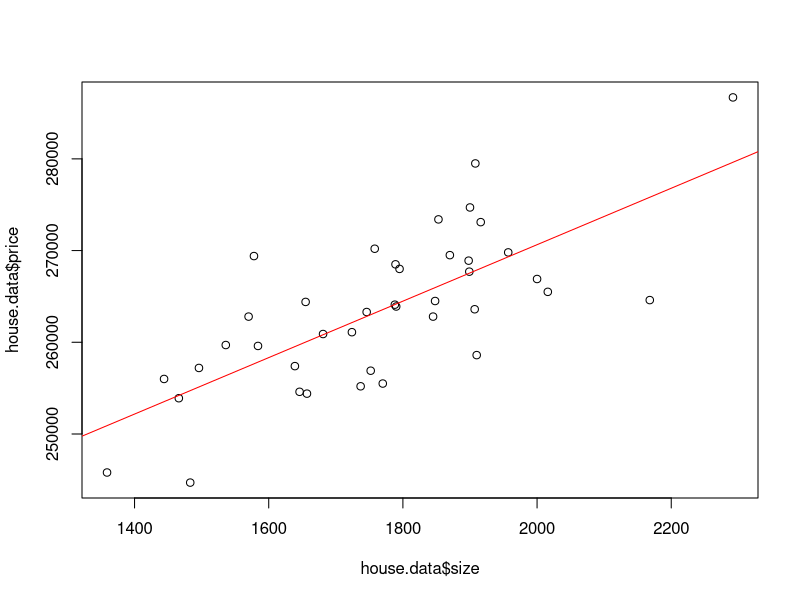
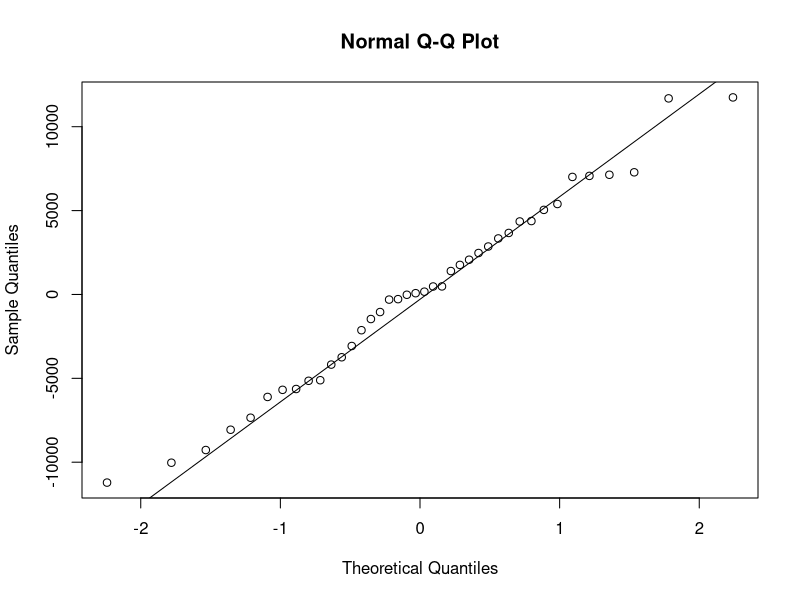
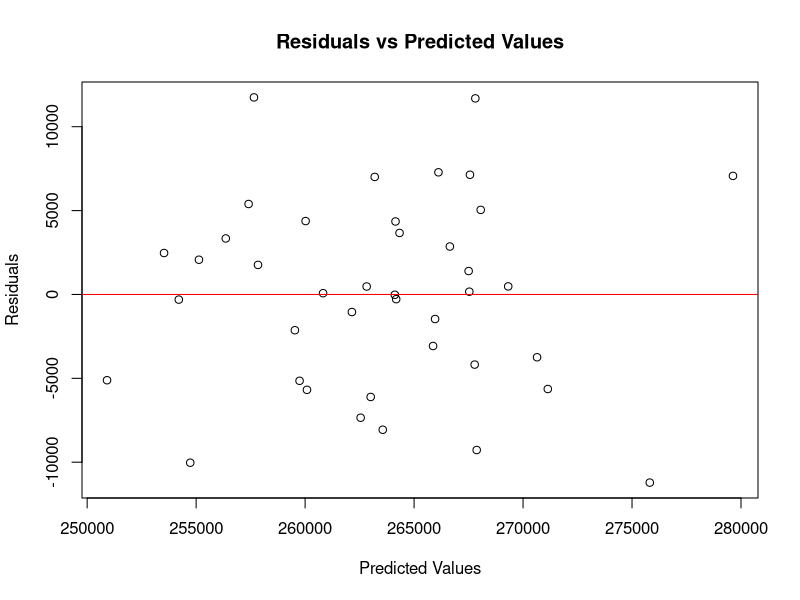
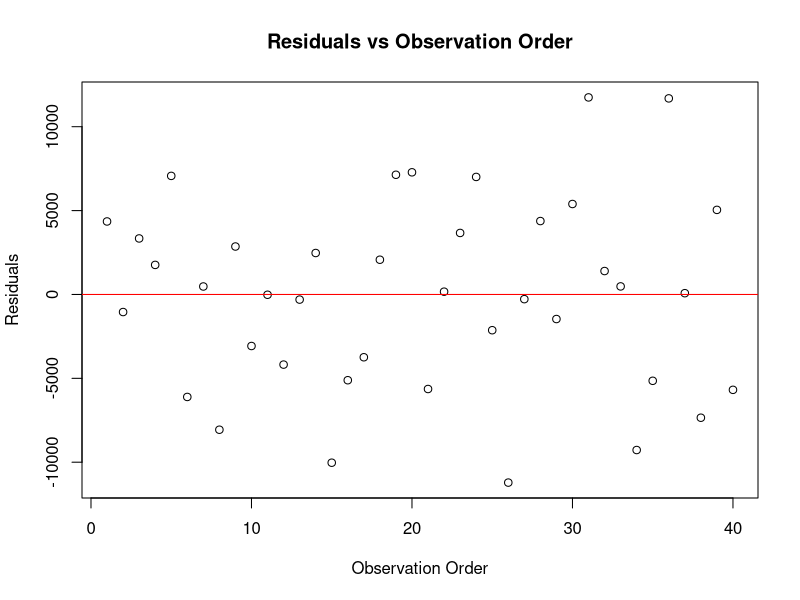
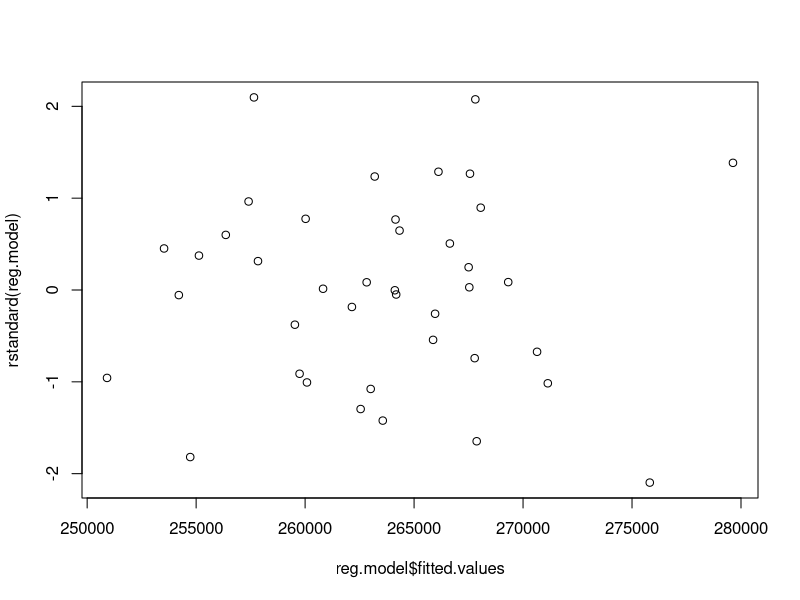
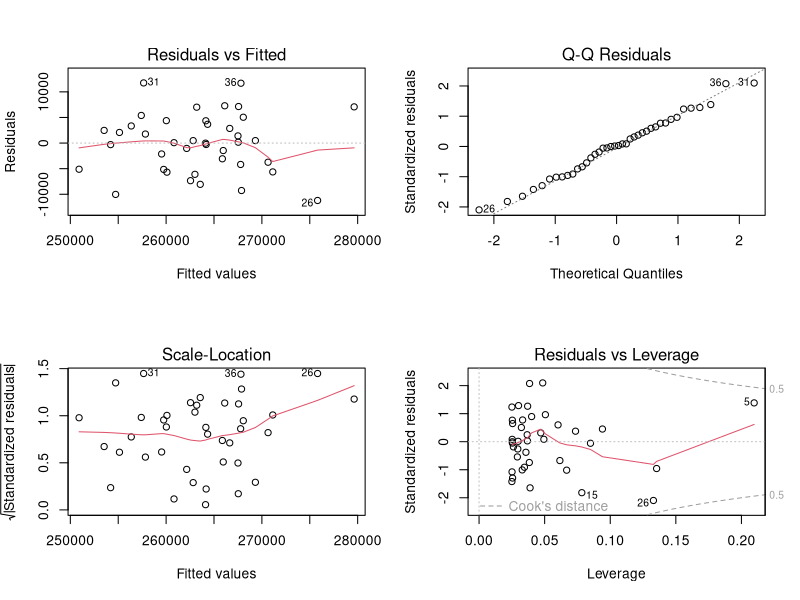

Write R code to recreate these figures, in order. (Note: this script raises an error after producing the figures.)
# Set the working directory to the location of your data file
getwd()

# Read the data from a text file (adjust the file path and format as needed)
house.data <- read.table("HouseReg.txt")

# Check the column names in the dataset
names(house.data)

# Linear regression
reg.model <- lm(price ~ size, data = house.data)
summary(reg.model)

# Load the "psych" library for descriptive statistics (if not already loaded)
library("psych")

# Descriptive statistics for "price" and "size"
describe(house.data$price)
describe(house.data$size)

# Calculate the estimated slope coefficient (est.b1)
est.b1 <- cor(house.data$price, house.data$size) * sd(house.data$price) / sd(house.data$size)
est.b1

# Calculate the estimated intercept (est.b0)
est.b0 <- mean(house.data$price) - est.b1 * mean(house.data$size)
est.b0

# Create a scatter plot of price against size with the regression line
plot(house.data$size, house.data$price)
abline(reg.model, col = "red")

# Normality tests for residuals
resid(reg.model)
shapiro.test(reg.model$residuals)
qqnorm(resid(reg.model))
qqline(resid(reg.model))

#Residual vs Predicted graphs
residuals <- resid(reg.model)
predicted_values <- predict(reg.model)

# Create the residuals vs. predicted values plot
plot(predicted_values, residuals, xlab = "Predicted Values", ylab = "Residuals", main = "Residuals vs Predicted Values")
abline(h = 0, col = "red")

#Independence
# Get the residuals from the model
residuals <- resid(reg.model)

# Create a sequence of numbers representing observation order
observation_order <- 1:length(residuals)

# Create a scatterplot of residuals vs observation order
plot(observation_order, residuals, xlab = "Observation Order", ylab = "Residuals", main = "Residuals vs Observation Order")
abline(h = 0, col = "red")  


# Diagnostic plots
plot(reg.model$fitted.values, rstandard(reg.model))

# Set up a 2x2 grid for diagnostic plots
par(mfrow = c(2, 2))
plot(reg.model)

# Influence measures
infl <- influence.measures(reg.model)
summary(infl)

# Summary of the regression model
summary(reg.model)

# Confidence intervals for coefficients
confint(reg.model, level = 0.95)

# Fit the regression model again (this step is redundant, as you've already fitted the model)
reg.model <- lm(price ~ size)

# Create a data frame for prediction
prediction.value <- data.frame(size = 1730)

# Predict the price for a house with 1730 square feet
predict(reg.model, prediction.value)

# Predict with a 90% confidence interval
predict(reg.model, prediction.value, interval = "confidence", level = 0.90)

# Predict with a 98% prediction interval
predict(reg.model, prediction.value, interval = "prediction", level = 0.98)

# Predict with a 95% prediction interval
predict(reg.model, prediction.value, interval = "prediction", level = 0.95)

# Confidence intervals for coefficients
confint(reg.model)
